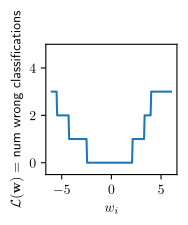

Reproduce this figure in Python.
import numpy as np
import matplotlib.pyplot as plt
plt.rcParams['text.usetex'] = True

import argparse
parser = argparse.ArgumentParser()
parser.add_argument('filename', type=str)
args = parser.parse_args()

xs = np.linspace(-6, 6, 200)
fig, axs = plt.subplots(figsize=(1.7,1.7))
axs.plot(xs, (xs > 4).astype(int) + (xs > 3.3).astype(int) + (xs > 2.1).astype(int) + (xs < -2.5).astype(int) + (xs < -4.3).astype(int) + (xs < -5.5).astype(int))
axs.set_xlabel('$w_i$')
axs.set_ylabel('$\mathcal{L}(\mathbf{w})=$ num wrong classifications')
axs.set_ylim(-0.5, 5)

fig.savefig(args.filename, bbox_inches='tight')
